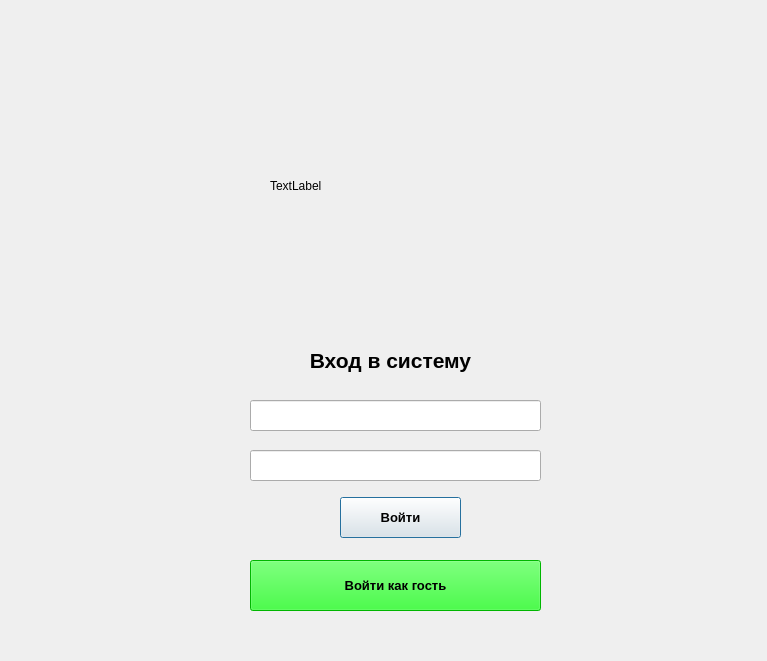
<?xml version="1.0" encoding="UTF-8"?>
<ui version="4.0">
 <class>Dialog</class>
 <widget class="QDialog" name="Dialog">
  <property name="geometry">
   <rect>
    <x>0</x>
    <y>0</y>
    <width>767</width>
    <height>661</height>
   </rect>
  </property>
  <property name="windowTitle">
   <string>Авторизация</string>
  </property>
  <property name="windowIcon">
   <iconset theme="Icon"/>
  </property>
  <widget class="QLabel" name="label">
   <property name="geometry">
    <rect>
     <x>270</x>
     <y>70</y>
     <width>251</width>
     <height>231</height>
    </rect>
   </property>
   <property name="text">
    <string>TextLabel</string>
   </property>
  </widget>
  <widget class="QLabel" name="label_2">
   <property name="geometry">
    <rect>
     <x>270</x>
     <y>340</y>
     <width>241</width>
     <height>41</height>
    </rect>
   </property>
   <property name="font">
    <font>
     <pointsize>16</pointsize>
     <weight>75</weight>
     <bold>true</bold>
    </font>
   </property>
   <property name="text">
    <string>Вход в систему</string>
   </property>
   <property name="alignment">
    <set>Qt::AlignCenter</set>
   </property>
  </widget>
  <widget class="QLineEdit" name="lineEdit">
   <property name="geometry">
    <rect>
     <x>250</x>
     <y>400</y>
     <width>291</width>
     <height>31</height>
    </rect>
   </property>
  </widget>
  <widget class="QLineEdit" name="lineEdit_2">
   <property name="geometry">
    <rect>
     <x>250</x>
     <y>450</y>
     <width>291</width>
     <height>31</height>
    </rect>
   </property>
  </widget>
  <widget class="QPushButton" name="pushButton">
   <property name="geometry">
    <rect>
     <x>340</x>
     <y>497</y>
     <width>121</width>
     <height>41</height>
    </rect>
   </property>
   <property name="font">
    <font>
     <pointsize>10</pointsize>
     <weight>75</weight>
     <bold>true</bold>
    </font>
   </property>
   <property name="text">
    <string>Войти</string>
   </property>
  </widget>
  <widget class="QPushButton" name="pushButton_2">
   <property name="geometry">
    <rect>
     <x>250</x>
     <y>560</y>
     <width>291</width>
     <height>51</height>
    </rect>
   </property>
   <property name="font">
    <font>
     <pointsize>10</pointsize>
     <weight>75</weight>
     <bold>true</bold>
    </font>
   </property>
   <property name="styleSheet">
    <string notr="true">background-color:rgb(0, 255, 0)</string>
   </property>
   <property name="text">
    <string>Войти как гость</string>
   </property>
  </widget>
 </widget>
 <resources/>
 <connections/>
</ui>
